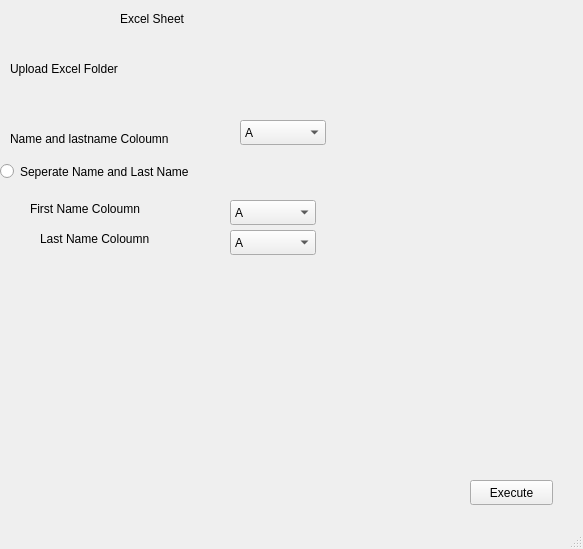
<?xml version="1.0" encoding="UTF-8"?>
<ui version="4.0">
 <class>MainWindow</class>
 <widget class="QMainWindow" name="MainWindow">
  <property name="geometry">
   <rect>
    <x>0</x>
    <y>0</y>
    <width>583</width>
    <height>549</height>
   </rect>
  </property>
  <property name="windowTitle">
   <string>MainWindow</string>
  </property>
  <widget class="QWidget" name="centralwidget">
   <widget class="QComboBox" name="cmbFN">
    <property name="geometry">
     <rect>
      <x>230</x>
      <y>200</y>
      <width>86</width>
      <height>25</height>
     </rect>
    </property>
    <item>
     <property name="text">
      <string>A</string>
     </property>
    </item>
    <item>
     <property name="text">
      <string>B</string>
     </property>
    </item>
    <item>
     <property name="text">
      <string>C</string>
     </property>
    </item>
    <item>
     <property name="text">
      <string>D</string>
     </property>
    </item>
    <item>
     <property name="text">
      <string>E</string>
     </property>
    </item>
    <item>
     <property name="text">
      <string>F</string>
     </property>
    </item>
    <item>
     <property name="text">
      <string>G</string>
     </property>
    </item>
    <item>
     <property name="text">
      <string>H</string>
     </property>
    </item>
    <item>
     <property name="text">
      <string>I</string>
     </property>
    </item>
    <item>
     <property name="text">
      <string>J</string>
     </property>
    </item>
    <item>
     <property name="text">
      <string>K</string>
     </property>
    </item>
    <item>
     <property name="text">
      <string>L</string>
     </property>
    </item>
    <item>
     <property name="text">
      <string>M</string>
     </property>
    </item>
    <item>
     <property name="text">
      <string>N</string>
     </property>
    </item>
    <item>
     <property name="text">
      <string>O</string>
     </property>
    </item>
    <item>
     <property name="text">
      <string>P</string>
     </property>
    </item>
    <item>
     <property name="text">
      <string>Q</string>
     </property>
    </item>
    <item>
     <property name="text">
      <string>R</string>
     </property>
    </item>
    <item>
     <property name="text">
      <string>S</string>
     </property>
    </item>
    <item>
     <property name="text">
      <string>T</string>
     </property>
    </item>
    <item>
     <property name="text">
      <string>U</string>
     </property>
    </item>
    <item>
     <property name="text">
      <string>V</string>
     </property>
    </item>
    <item>
     <property name="text">
      <string>W</string>
     </property>
    </item>
    <item>
     <property name="text">
      <string>X</string>
     </property>
    </item>
    <item>
     <property name="text">
      <string>Y</string>
     </property>
    </item>
    <item>
     <property name="text">
      <string>Z</string>
     </property>
    </item>
   </widget>
   <widget class="QRadioButton" name="rdbSep">
    <property name="geometry">
     <rect>
      <x>0</x>
      <y>160</y>
      <width>231</width>
      <height>23</height>
     </rect>
    </property>
    <property name="text">
     <string>Seperate Name and Last Name</string>
    </property>
   </widget>
   <widget class="QLabel" name="label">
    <property name="geometry">
     <rect>
      <x>120</x>
      <y>10</y>
      <width>101</width>
      <height>17</height>
     </rect>
    </property>
    <property name="text">
     <string>Excel Sheet</string>
    </property>
   </widget>
   <widget class="QComboBox" name="cmbCol">
    <property name="geometry">
     <rect>
      <x>240</x>
      <y>120</y>
      <width>86</width>
      <height>25</height>
     </rect>
    </property>
    <item>
     <property name="text">
      <string>A</string>
     </property>
    </item>
    <item>
     <property name="text">
      <string>B</string>
     </property>
    </item>
    <item>
     <property name="text">
      <string>C</string>
     </property>
    </item>
    <item>
     <property name="text">
      <string>D</string>
     </property>
    </item>
    <item>
     <property name="text">
      <string>E</string>
     </property>
    </item>
    <item>
     <property name="text">
      <string>F</string>
     </property>
    </item>
    <item>
     <property name="text">
      <string>G</string>
     </property>
    </item>
    <item>
     <property name="text">
      <string>H</string>
     </property>
    </item>
    <item>
     <property name="text">
      <string>I</string>
     </property>
    </item>
    <item>
     <property name="text">
      <string>J</string>
     </property>
    </item>
    <item>
     <property name="text">
      <string>K</string>
     </property>
    </item>
    <item>
     <property name="text">
      <string>L</string>
     </property>
    </item>
    <item>
     <property name="text">
      <string>M</string>
     </property>
    </item>
    <item>
     <property name="text">
      <string>N</string>
     </property>
    </item>
    <item>
     <property name="text">
      <string>O</string>
     </property>
    </item>
    <item>
     <property name="text">
      <string>P</string>
     </property>
    </item>
    <item>
     <property name="text">
      <string>Q</string>
     </property>
    </item>
    <item>
     <property name="text">
      <string>R</string>
     </property>
    </item>
    <item>
     <property name="text">
      <string>S</string>
     </property>
    </item>
    <item>
     <property name="text">
      <string>T</string>
     </property>
    </item>
    <item>
     <property name="text">
      <string>U</string>
     </property>
    </item>
    <item>
     <property name="text">
      <string>V</string>
     </property>
    </item>
    <item>
     <property name="text">
      <string>W</string>
     </property>
    </item>
    <item>
     <property name="text">
      <string>X</string>
     </property>
    </item>
    <item>
     <property name="text">
      <string>Y</string>
     </property>
    </item>
    <item>
     <property name="text">
      <string>Z</string>
     </property>
    </item>
   </widget>
   <widget class="QLabel" name="label_2">
    <property name="geometry">
     <rect>
      <x>10</x>
      <y>130</y>
      <width>201</width>
      <height>17</height>
     </rect>
    </property>
    <property name="text">
     <string>Name and lastname Coloumn</string>
    </property>
   </widget>
   <widget class="QLabel" name="label_3">
    <property name="geometry">
     <rect>
      <x>40</x>
      <y>230</y>
      <width>131</width>
      <height>17</height>
     </rect>
    </property>
    <property name="text">
     <string>Last Name Coloumn</string>
    </property>
   </widget>
   <widget class="QComboBox" name="cmbLN">
    <property name="geometry">
     <rect>
      <x>230</x>
      <y>230</y>
      <width>86</width>
      <height>25</height>
     </rect>
    </property>
    <item>
     <property name="text">
      <string>A</string>
     </property>
    </item>
    <item>
     <property name="text">
      <string>B</string>
     </property>
    </item>
    <item>
     <property name="text">
      <string>C</string>
     </property>
    </item>
    <item>
     <property name="text">
      <string>D</string>
     </property>
    </item>
    <item>
     <property name="text">
      <string>E</string>
     </property>
    </item>
    <item>
     <property name="text">
      <string>F</string>
     </property>
    </item>
    <item>
     <property name="text">
      <string>G</string>
     </property>
    </item>
    <item>
     <property name="text">
      <string>H</string>
     </property>
    </item>
    <item>
     <property name="text">
      <string>I</string>
     </property>
    </item>
    <item>
     <property name="text">
      <string>J</string>
     </property>
    </item>
    <item>
     <property name="text">
      <string>K</string>
     </property>
    </item>
    <item>
     <property name="text">
      <string>L</string>
     </property>
    </item>
    <item>
     <property name="text">
      <string>M</string>
     </property>
    </item>
    <item>
     <property name="text">
      <string>N</string>
     </property>
    </item>
    <item>
     <property name="text">
      <string>O</string>
     </property>
    </item>
    <item>
     <property name="text">
      <string>P</string>
     </property>
    </item>
    <item>
     <property name="text">
      <string>Q</string>
     </property>
    </item>
    <item>
     <property name="text">
      <string>R</string>
     </property>
    </item>
    <item>
     <property name="text">
      <string>S</string>
     </property>
    </item>
    <item>
     <property name="text">
      <string>T</string>
     </property>
    </item>
    <item>
     <property name="text">
      <string>U</string>
     </property>
    </item>
    <item>
     <property name="text">
      <string>V</string>
     </property>
    </item>
    <item>
     <property name="text">
      <string>W</string>
     </property>
    </item>
    <item>
     <property name="text">
      <string>X</string>
     </property>
    </item>
    <item>
     <property name="text">
      <string>Y</string>
     </property>
    </item>
    <item>
     <property name="text">
      <string>Z</string>
     </property>
    </item>
   </widget>
   <widget class="QLabel" name="label_4">
    <property name="geometry">
     <rect>
      <x>30</x>
      <y>200</y>
      <width>131</width>
      <height>17</height>
     </rect>
    </property>
    <property name="text">
     <string>First Name Coloumn</string>
    </property>
   </widget>
   <widget class="QLabel" name="label_5">
    <property name="geometry">
     <rect>
      <x>10</x>
      <y>60</y>
      <width>141</width>
      <height>17</height>
     </rect>
    </property>
    <property name="text">
     <string>Upload Excel Folder</string>
    </property>
   </widget>
   <widget class="QPushButton" name="btnExc">
    <property name="geometry">
     <rect>
      <x>470</x>
      <y>480</y>
      <width>83</width>
      <height>25</height>
     </rect>
    </property>
    <property name="text">
     <string>Execute</string>
    </property>
   </widget>
  </widget>
  <widget class="QMenuBar" name="menubar">
   <property name="geometry">
    <rect>
     <x>0</x>
     <y>0</y>
     <width>583</width>
     <height>22</height>
    </rect>
   </property>
  </widget>
  <widget class="QStatusBar" name="statusbar"/>
 </widget>
 <resources/>
 <connections/>
</ui>
